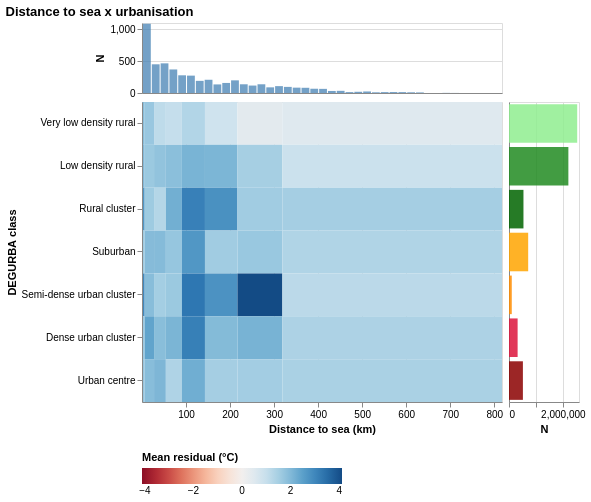

Express this chart as Vega-Lite.
### Vega-Lite specification from a JSON file in a GitHub repository (floating-point values rounded to 4 significant figures; data arrays with more than 128 entries replaced by an {"elided": "..."} marker saying what was removed)
{"config": {"view": {"continuousWidth": 300, "continuousHeight": 300}}, "vconcat": [{"data": {"name": "data-8be4356bd379111aadfc6a529d448e4a"}, "mark": {"type": "bar", "color": "#4682B4", "opacity": 0.75}, "encoding": {"x": {"axis": {"labels": false, "ticks": false}, "bin": {"maxbins": 40}, "field": "val", "scale": {"domain": [0.004052, 817.5], "nice": false, "zero": false}, "title": null, "type": "quantitative"}, "y": {"aggregate": "count", "axis": {"tickCount": 3}, "title": "N", "type": "quantitative"}}, "height": 70, "width": 360}, {"hconcat": [{"data": {"name": "data-ac30d81eb2efb4d219c125aa67673489"}, "mark": {"type": "rect"}, "encoding": {"color": {"field": "mean_residual", "legend": {"orient": "bottom"}, "scale": {"domain": [-4.117, 4.117], "scheme": "redblue"}, "title": "Mean residual (°C)", "type": "quantitative"}, "tooltip": [{"field": "degurba_label", "title": "DEGURBA", "type": "ordinal"}, {"field": "x_lo", "format": ".3g", "title": "Dist from (km)", "type": "quantitative"}, {"field": "x_hi", "format": ".3g", "title": "Dist to (km)", "type": "quantitative"}, {"field": "mean_residual", "format": ".3f", "title": "Mean residual (°C)", "type": "quantitative"}, {"field": "n", "title": "Observations", "type": "quantitative"}], "x": {"field": "x_lo", "scale": {"domain": [0.004052, 817.5], "nice": false, "zero": false}, "title": "Distance to sea (km)", "type": "quantitative"}, "x2": {"field": "x_hi"}, "y": {"field": "degurba_label", "sort": ["Very low density rural", "Low density rural", "Rural cluster", "Suburban", "Semi-dense urban cluster", "Dense urban cluster", "Urban centre"], "title": "DEGURBA class", "type": "ordinal"}}, "height": 300, "width": 360}, {"data": {"name": "data-ac5d82fc407f0b1c49667972537a658d"}, "mark": {"type": "bar", "opacity": 0.85}, "encoding": {"color": {"field": "degurba_label", "legend": null, "scale": {"domain": ["Very low density rural", "Low density rural", "Rural cluster", "Suburban", "Semi-dense urban cluster", "Dense urban cluster", "Urban centre"], "range": ["#90EE90", "#228B22", "#006400", "#FFA500", "#FF8C00", "#DC143C", "#8B0000"]}, "type": "nominal"}, "x": {"axis": {"tickCount": 3}, "field": "count", "title": "N", "type": "quantitative"}, "y": {"axis": {"labels": false, "ticks": false}, "field": "degurba_label", "sort": ["Very low density rural", "Low density rural", "Rural cluster", "Suburban", "Semi-dense urban cluster", "Dense urban cluster", "Urban centre"], "title": null, "type": "ordinal"}}, "height": 300, "width": 70}], "spacing": 4}], "spacing": 2, "title": "Distance to sea x urbanisation", "$schema": "https://vega.github.io/schema/vega-lite/v6.4.1.json", "datasets": {"data-8be4356bd379111aadfc6a529d448e4a": {"elided": "4999 records"}, "data-ac30d81eb2efb4d219c125aa67673489": [{"bin_dist": "(-inf, 6.06063052337509]", "degurba_label": "Very low density rural", "mean_residual": 1.917, "n": 246918, "x_lo": 0.004052, "x_hi": 6.061}, {"bin_dist": "(-inf, 6.06063052337509]", "degurba_label": "Low density rural", "mean_residual": 2.0, "n": 242748, "x_lo": 0.004052, "x_hi": 6.061}, {"bin_dist": "(-inf, 6.06063052337509]", "degurba_label": "Rural cluster", "mean_residual": 2.692, "n": 48568, "x_lo": 0.004052, "x_hi": 6.061}, {"bin_dist": "(-inf, 6.06063052337509]", "degurba_label": "Suburban", "mean_residual": 1.63, "n": 112486, "x_lo": 0.004052, "x_hi": 6.061}, {"bin_dist": "(-inf, 6.06063052337509]", "degurba_label": "Semi-dense urban cluster", "mean_residual": 2.953, "n": 9502, "x_lo": 0.004052, "x_hi": 6.061}, {"bin_dist": "(-inf, 6.06063052337509]", "degurba_label": "Dense urban cluster", "mean_residual": 1.685, "n": 72787, "x_lo": 0.004052, "x_hi": 6.061}, {"bin_dist": "(-inf, 6.06063052337509]", "degurba_label": "Urban centre", "mean_residual": 1.741, "n": 134372, "x_lo": 0.004052, "x_hi": 6.061}, {"bin_dist": "(6.06063052337509, 27.36792457208091]", "degurba_label": "Very low density rural", "mean_residual": 1.699, "n": 367102, "x_lo": 6.061, "x_hi": 27.37}, {"bin_dist": "(6.06063052337509, 27.36792457208091]", "degurba_label": "Low density rural", "mean_residual": 1.676, "n": 250820, "x_lo": 6.061, "x_hi": 27.37}, {"bin_dist": "(6.06063052337509, 27.36792457208091]", "degurba_label": "Rural cluster", "mean_residual": 1.628, "n": 55640, "x_lo": 6.061, "x_hi": 27.37}, {"bin_dist": "(6.06063052337509, 27.36792457208091]", "degurba_label": "Suburban", "mean_residual": 1.946, "n": 77905, "x_lo": 6.061, "x_hi": 27.37}, {"bin_dist": "(6.06063052337509, 27.36792457208091]", "degurba_label": "Semi-dense urban cluster", "mean_residual": 1.911, "n": 8454, "x_lo": 6.061, "x_hi": 27.37}, {"bin_dist": "(6.06063052337509, 27.36792457208091]", "degurba_label": "Dense urban cluster", "mean_residual": 2.425, "n": 42194, "x_lo": 6.061, "x_hi": 27.37}, {"bin_dist": "(6.06063052337509, 27.36792457208091]", "degurba_label": "Urban centre", "mean_residual": 1.921, "n": 63515, "x_lo": 6.061, "x_hi": 27.37}, {"bin_dist": "(27.36792457208091, 54.1768918034798]", "degurba_label": "Very low density rural", "mean_residual": 1.136, "n": 376285, "x_lo": 27.37, "x_hi": 54.18}, {"bin_dist": "(27.36792457208091, 54.1768918034798]", "degurba_label": "Low density rural", "mean_residual": 1.784, "n": 294645, "x_lo": 27.37, "x_hi": 54.18}, {"bin_dist": "(27.36792457208091, 54.1768918034798]", "degurba_label": "Rural cluster", "mean_residual": 1.284, "n": 61650, "x_lo": 27.37, "x_hi": 54.18}, {"bin_dist": "(27.36792457208091, 54.1768918034798]", "degurba_label": "Suburban", "mean_residual": 1.957, "n": 53568, "x_lo": 27.37, "x_hi": 54.18}, {"bin_dist": "(27.36792457208091, 54.1768918034798]", "degurba_label": "Semi-dense urban cluster", "mean_residual": 1.532, "n": 6514, "x_lo": 27.37, "x_hi": 54.18}, {"bin_dist": "(27.36792457208091, 54.1768918034798]", "degurba_label": "Dense urban cluster", "mean_residual": 1.898, "n": 26963, "x_lo": 27.37, "x_hi": 54.18}, {"bin_dist": "(27.36792457208091, 54.1768918034798]", "degurba_label": "Urban centre", "mean_residual": 2.051, "n": 46056, "x_lo": 27.37, "x_hi": 54.18}, {"bin_dist": "(54.1768918034798, 90.59236609502587]", "degurba_label": "Very low density rural", "mean_residual": 1.028, "n": 397462, "x_lo": 54.18, "x_hi": 90.59}, {"bin_dist": "(54.1768918034798, 90.59236609502587]", "degurba_label": "Low density rural", "mean_residual": 1.88, "n": 273279, "x_lo": 54.18, "x_hi": 90.59}, {"bin_dist": "(54.1768918034798, 90.59236609502587]", "degurba_label": "Rural cluster", "mean_residual": 2.203, "n": 63831, "x_lo": 54.18, "x_hi": 90.59}, {"bin_dist": "(54.1768918034798, 90.59236609502587]", "degurba_label": "Suburban", "mean_residual": 1.734, "n": 61363, "x_lo": 54.18, "x_hi": 90.59}, {"bin_dist": "(54.1768918034798, 90.59236609502587]", "degurba_label": "Semi-dense urban cluster", "mean_residual": 1.677, "n": 9651, "x_lo": 54.18, "x_hi": 90.59}, {"bin_dist": "(54.1768918034798, 90.59236609502587]", "degurba_label": "Dense urban cluster", "mean_residual": 2.081, "n": 24157, "x_lo": 54.18, "x_hi": 90.59}, {"bin_dist": "(54.1768918034798, 90.59236609502587]", "degurba_label": "Urban centre", "mean_residual": 1.373, "n": 35664, "x_lo": 54.18, "x_hi": 90.59}, {"bin_dist": "(90.59236609502587, 142.9626358682547]", "degurba_label": "Very low density rural", "mean_residual": 1.323, "n": 360823, "x_lo": 90.59, "x_hi": 143.0}, {"bin_dist": "(90.59236609502587, 142.9626358682547]", "degurba_label": "Low density rural", "mean_residual": 2.105, "n": 276106, "x_lo": 90.59, "x_hi": 143.0}, {"bin_dist": "(90.59236609502587, 142.9626358682547]", "degurba_label": "Rural cluster", "mean_residual": 3.128, "n": 70372, "x_lo": 90.59, "x_hi": 143.0}, {"bin_dist": "(90.59236609502587, 142.9626358682547]", "degurba_label": "Suburban", "mean_residual": 2.685, "n": 73263, "x_lo": 90.59, "x_hi": 143.0}, {"bin_dist": "(90.59236609502587, 142.9626358682547]", "degurba_label": "Semi-dense urban cluster", "mean_residual": 3.316, "n": 13764, "x_lo": 90.59, "x_hi": 143.0}, {"bin_dist": "(90.59236609502587, 142.9626358682547]", "degurba_label": "Dense urban cluster", "mean_residual": 3.144, "n": 27300, "x_lo": 90.59, "x_hi": 143.0}, {"bin_dist": "(90.59236609502587, 142.9626358682547]", "degurba_label": "Urban centre", "mean_residual": 2.223, "n": 43908, "x_lo": 90.59, "x_hi": 143.0}, {"bin_dist": "(142.9626358682547, 216.77593158262616]", "degurba_label": "Very low density rural", "mean_residual": 0.8706, "n": 319211, "x_lo": 143.0, "x_hi": 216.8}, {"bin_dist": "(142.9626358682547, 216.77593158262616]", "degurba_label": "Low density rural", "mean_residual": 2.065, "n": 288119, "x_lo": 143.0, "x_hi": 216.8}, {"bin_dist": "(142.9626358682547, 216.77593158262616]", "degurba_label": "Rural cluster", "mean_residual": 2.811, "n": 91507, "x_lo": 143.0, "x_hi": 216.8}, {"bin_dist": "(142.9626358682547, 216.77593158262616]", "degurba_label": "Suburban", "mean_residual": 1.578, "n": 71304, "x_lo": 143.0, "x_hi": 216.8}, {"bin_dist": "(142.9626358682547, 216.77593158262616]", "degurba_label": "Semi-dense urban cluster", "mean_residual": 2.777, "n": 20715, "x_lo": 143.0, "x_hi": 216.8}, {"bin_dist": "(142.9626358682547, 216.77593158262616]", "degurba_label": "Dense urban cluster", "mean_residual": 1.966, "n": 24260, "x_lo": 143.0, "x_hi": 216.8}, {"bin_dist": "(142.9626358682547, 216.77593158262616]", "degurba_label": "Urban centre", "mean_residual": 1.529, "n": 51914, "x_lo": 143.0, "x_hi": 216.8}, {"bin_dist": "(216.77593158262616, 318.75401892704866]", "degurba_label": "Very low density rural", "mean_residual": 0.3771, "n": 233359, "x_lo": 216.8, "x_hi": 318.8}, {"bin_dist": "(216.77593158262616, 318.75401892704866]", "degurba_label": "Low density rural", "mean_residual": 1.501, "n": 314391, "x_lo": 216.8, "x_hi": 318.8}, {"bin_dist": "(216.77593158262616, 318.75401892704866]", "degurba_label": "Rural cluster", "mean_residual": 1.578, "n": 67931, "x_lo": 216.8, "x_hi": 318.8}, {"bin_dist": "(216.77593158262616, 318.75401892704866]", "degurba_label": "Suburban", "mean_residual": 1.695, "n": 115099, "x_lo": 216.8, "x_hi": 318.8}, {"bin_dist": "(216.77593158262616, 318.75401892704866]", "degurba_label": "Semi-dense urban cluster", "mean_residual": 4.117, "n": 21897, "x_lo": 216.8, "x_hi": 318.8}, {"bin_dist": "(216.77593158262616, 318.75401892704866]", "degurba_label": "Dense urban cluster", "mean_residual": 2.124, "n": 48155, "x_lo": 216.8, "x_hi": 318.8}, {"bin_dist": "(216.77593158262616, 318.75401892704866]", "degurba_label": "Urban centre", "mean_residual": 1.546, "n": 64182, "x_lo": 216.8, "x_hi": 318.8}, {"bin_dist": "(318.75401892704866, inf]", "degurba_label": "Very low density rural", "mean_residual": 0.4822, "n": 231776, "x_lo": 318.8, "x_hi": 817.5}, {"bin_dist": "(318.75401892704866, inf]", "degurba_label": "Low density rural", "mean_residual": 0.9311, "n": 265210, "x_lo": 318.8, "x_hi": 817.5}, {"bin_dist": "(318.75401892704866, inf]", "degurba_label": "Rural cluster", "mean_residual": 1.527, "n": 77565, "x_lo": 318.8, "x_hi": 817.5}, {"bin_dist": "(318.75401892704866, inf]", "degurba_label": "Suburban", "mean_residual": 1.351, "n": 147179, "x_lo": 318.8, "x_hi": 817.5}, {"bin_dist": "(318.75401892704866, inf]", "degurba_label": "Semi-dense urban cluster", "mean_residual": 1.182, "n": 12487, "x_lo": 318.8, "x_hi": 817.5}, {"bin_dist": "(318.75401892704866, inf]", "degurba_label": "Dense urban cluster", "mean_residual": 1.394, "n": 54416, "x_lo": 318.8, "x_hi": 817.5}, {"bin_dist": "(318.75401892704866, inf]", "degurba_label": "Urban centre", "mean_residual": 1.445, "n": 76765, "x_lo": 318.8, "x_hi": 817.5}], "data-ac5d82fc407f0b1c49667972537a658d": [{"degurba_label": "Very low density rural", "count": 2532936}, {"degurba_label": "Rural cluster", "count": 537064}, {"degurba_label": "Semi-dense urban cluster", "count": 102984}, {"degurba_label": "Low density rural", "count": 2205318}, {"degurba_label": "Suburban", "count": 712167}, {"degurba_label": "Dense urban cluster", "count": 320232}, {"degurba_label": "Urban centre", "count": 516376}]}}
